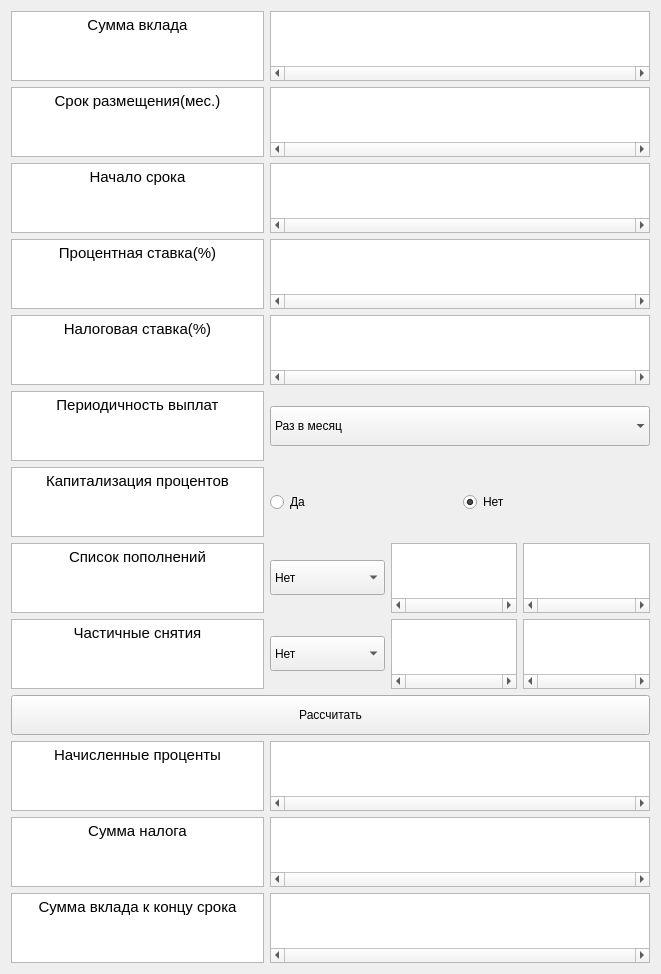
  <widget class="QWidget" name="gridLayoutWidget">
   <property name="geometry">
    <rect>
     <x>20</x>
     <y>20</y>
     <width>661</width>
     <height>641</height>
    </rect>
   </property>
   <layout class="QGridLayout" name="gridLayout" rowstretch="0,0,0,0,0,0,0,0,0,0,0,0,0" columnstretch="2,3">
    <item row="5" column="1">
     <widget class="QComboBox" name="PeriodichnostValue">
      <property name="enabled">
       <bool>true</bool>
      </property>
      <property name="minimumSize">
       <size>
        <width>100</width>
        <height>40</height>
       </size>
      </property>
      <property name="maximumSize">
       <size>
        <width>16777215</width>
        <height>40</height>
       </size>
      </property>
      <property name="mouseTracking">
       <bool>false</bool>
      </property>
      <property name="focusPolicy">
       <enum>Qt::NoFocus</enum>
      </property>
      <property name="contextMenuPolicy">
       <enum>Qt::NoContextMenu</enum>
      </property>
      <property name="editable">
       <bool>false</bool>
      </property>
      <property name="currentText">
       <string>Раз в месяц</string>
      </property>
      <property name="currentIndex">
       <number>0</number>
      </property>
      <property name="insertPolicy">
       <enum>QComboBox::InsertAtBottom</enum>
      </property>
      <property name="sizeAdjustPolicy">
       <enum>QComboBox::AdjustToContents</enum>
      </property>
      <property name="minimumContentsLength">
       <number>0</number>
      </property>
      <property name="placeholderText">
       <string/>
      </property>
      <property name="frame">
       <bool>false</bool>
      </property>
      <property name="modelColumn">
       <number>0</number>
      </property>
      <item>
       <property name="text">
        <string>Раз в месяц</string>
       </property>
      </item>
      <item>
       <property name="text">
        <string>Раз в 2 месяца</string>
       </property>
      </item>
      <item>
       <property name="text">
        <string>Раз в квартал</string>
       </property>
      </item>
      <item>
       <property name="text">
        <string>Раз в полгода</string>
       </property>
      </item>
      <item>
       <property name="text">
        <string>Раз в год</string>
       </property>
      </item>
     </widget>
    </item>
    <item row="6" column="1">
     <layout class="QHBoxLayout" name="horizontalLayout">
      <item>
       <widget class="QRadioButton" name="KapitalizaciaYes">
        <property name="text">
         <string>Да</string>
        </property>
       </widget>
      </item>
      <item>
       <widget class="QRadioButton" name="KapitalizaciaNo">
        <property name="text">
         <string>Нет</string>
        </property>
        <property name="checked">
         <bool>true</bool>
        </property>
       </widget>
      </item>
     </layout>
    </item>
    <item row="7" column="1">
     <layout class="QHBoxLayout" name="horizontalLayout_2">
      <item>
       <widget class="QComboBox" name="PopolneniyaPeriod">
        <property name="minimumSize">
         <size>
          <width>0</width>
          <height>35</height>
         </size>
        </property>
        <property name="maximumSize">
         <size>
          <width>16777215</width>
          <height>35</height>
         </size>
        </property>
        <item>
         <property name="text">
          <string>Нет</string>
         </property>
        </item>
        <item>
         <property name="text">
          <string>Раз в месяц</string>
         </property>
        </item>
        <item>
         <property name="text">
          <string>Раз в 2 месяца</string>
         </property>
        </item>
        <item>
         <property name="text">
          <string>Раз в квартал</string>
         </property>
        </item>
        <item>
         <property name="text">
          <string>Раз в полгода</string>
         </property>
        </item>
        <item>
         <property name="text">
          <string>Раз в год</string>
         </property>
        </item>
       </widget>
      </item>
      <item>
       <widget class="QTextEdit" name="PopolneniyaStart">
        <property name="verticalScrollBarPolicy">
         <enum>Qt::ScrollBarAlwaysOff</enum>
        </property>
        <property name="horizontalScrollBarPolicy">
         <enum>Qt::ScrollBarAlwaysOn</enum>
        </property>
        <property name="lineWrapMode">
         <enum>QTextEdit::NoWrap</enum>
        </property>
        <property name="html">
         <string>&lt;!DOCTYPE HTML PUBLIC &quot;-//W3C//DTD HTML 4.0//EN&quot; &quot;http://www.w3.org/TR/REC-html40/strict.dtd&quot;&gt;
&lt;html&gt;&lt;head&gt;&lt;meta name=&quot;qrichtext&quot; content=&quot;1&quot; /&gt;&lt;style type=&quot;text/css&quot;&gt;
p, li { white-space: pre-wrap; }
&lt;/style&gt;&lt;/head&gt;&lt;body style=&quot; font-family:'Ubuntu'; font-size:11pt; font-weight:400; font-style:normal;&quot;&gt;
&lt;p align=&quot;center&quot; style=&quot;-qt-paragraph-type:empty; margin-top:0px; margin-bottom:0px; margin-left:0px; margin-right:0px; -qt-block-indent:0; text-indent:0px;&quot;&gt;&lt;br /&gt;&lt;/p&gt;&lt;/body&gt;&lt;/html&gt;</string>
        </property>
       </widget>
      </item>
      <item>
       <widget class="QTextEdit" name="PopolneniyaValue">
        <property name="verticalScrollBarPolicy">
         <enum>Qt::ScrollBarAlwaysOff</enum>
        </property>
        <property name="horizontalScrollBarPolicy">
         <enum>Qt::ScrollBarAlwaysOn</enum>
        </property>
        <property name="lineWrapMode">
         <enum>QTextEdit::NoWrap</enum>
        </property>
        <property name="html">
         <string>&lt;!DOCTYPE HTML PUBLIC &quot;-//W3C//DTD HTML 4.0//EN&quot; &quot;http://www.w3.org/TR/REC-html40/strict.dtd&quot;&gt;
&lt;html&gt;&lt;head&gt;&lt;meta name=&quot;qrichtext&quot; content=&quot;1&quot; /&gt;&lt;style type=&quot;text/css&quot;&gt;
p, li { white-space: pre-wrap; }
&lt;/style&gt;&lt;/head&gt;&lt;body style=&quot; font-family:'Ubuntu'; font-size:11pt; font-weight:400; font-style:normal;&quot;&gt;
&lt;p align=&quot;center&quot; style=&quot;-qt-paragraph-type:empty; margin-top:0px; margin-bottom:0px; margin-left:0px; margin-right:0px; -qt-block-indent:0; text-indent:0px;&quot;&gt;&lt;br /&gt;&lt;/p&gt;&lt;/body&gt;&lt;/html&gt;</string>
        </property>
       </widget>
      </item>
     </layout>
    </item>
    <item row="9" column="0" colspan="2">
     <widget class="QPushButton" name="calculation">
      <property name="minimumSize">
       <size>
        <width>0</width>
        <height>40</height>
       </size>
      </property>
      <property name="maximumSize">
       <size>
        <width>16777215</width>
        <height>40</height>
       </size>
      </property>
      <property name="text">
       <string>Рассчитать</string>
      </property>
     </widget>
    </item>
    <item row="8" column="1">
     <layout class="QHBoxLayout" name="horizontalLayout_3">
      <item>
       <widget class="QComboBox" name="SnyatiyaPeriod">
        <property name="minimumSize">
         <size>
          <width>0</width>
          <height>35</height>
         </size>
        </property>
        <property name="maximumSize">
         <size>
          <width>16777215</width>
          <height>35</height>
         </size>
        </property>
        <item>
         <property name="text">
          <string>Нет</string>
         </property>
        </item>
        <item>
         <property name="text">
          <string>Раз в месяц</string>
         </property>
        </item>
        <item>
         <property name="text">
          <string>Раз в 2 месяца</string>
         </property>
        </item>
        <item>
         <property name="text">
          <string>Раз в квартал</string>
         </property>
        </item>
        <item>
         <property name="text">
          <string>Раз в полгода</string>
         </property>
        </item>
        <item>
         <property name="text">
          <string>Раз в год</string>
         </property>
        </item>
       </widget>
      </item>
      <item>
       <widget class="QTextEdit" name="SnyatiyaStart">
        <property name="verticalScrollBarPolicy">
         <enum>Qt::ScrollBarAlwaysOff</enum>
        </property>
        <property name="horizontalScrollBarPolicy">
         <enum>Qt::ScrollBarAlwaysOn</enum>
        </property>
        <property name="lineWrapMode">
         <enum>QTextEdit::NoWrap</enum>
        </property>
        <property name="html">
         <string>&lt;!DOCTYPE HTML PUBLIC &quot;-//W3C//DTD HTML 4.0//EN&quot; &quot;http://www.w3.org/TR/REC-html40/strict.dtd&quot;&gt;
&lt;html&gt;&lt;head&gt;&lt;meta name=&quot;qrichtext&quot; content=&quot;1&quot; /&gt;&lt;style type=&quot;text/css&quot;&gt;
p, li { white-space: pre-wrap; }
&lt;/style&gt;&lt;/head&gt;&lt;body style=&quot; font-family:'Ubuntu'; font-size:11pt; font-weight:400; font-style:normal;&quot;&gt;
&lt;p align=&quot;center&quot; style=&quot;-qt-paragraph-type:empty; margin-top:0px; margin-bottom:0px; margin-left:0px; margin-right:0px; -qt-block-indent:0; text-indent:0px;&quot;&gt;&lt;br /&gt;&lt;/p&gt;&lt;/body&gt;&lt;/html&gt;</string>
        </property>
       </widget>
      </item>
      <item>
       <widget class="QTextEdit" name="SnyatiyaValue">
        <property name="verticalScrollBarPolicy">
         <enum>Qt::ScrollBarAlwaysOff</enum>
        </property>
        <property name="horizontalScrollBarPolicy">
         <enum>Qt::ScrollBarAlwaysOn</enum>
        </property>
        <property name="lineWrapMode">
         <enum>QTextEdit::NoWrap</enum>
        </property>
        <property name="html">
         <string>&lt;!DOCTYPE HTML PUBLIC &quot;-//W3C//DTD HTML 4.0//EN&quot; &quot;http://www.w3.org/TR/REC-html40/strict.dtd&quot;&gt;
&lt;html&gt;&lt;head&gt;&lt;meta name=&quot;qrichtext&quot; content=&quot;1&quot; /&gt;&lt;style type=&quot;text/css&quot;&gt;
p, li { white-space: pre-wrap; }
&lt;/style&gt;&lt;/head&gt;&lt;body style=&quot; font-family:'Ubuntu'; font-size:11pt; font-weight:400; font-style:normal;&quot;&gt;
&lt;p align=&quot;center&quot; style=&quot;-qt-paragraph-type:empty; margin-top:0px; margin-bottom:0px; margin-left:0px; margin-right:0px; -qt-block-indent:0; text-indent:0px;&quot;&gt;&lt;br /&gt;&lt;/p&gt;&lt;/body&gt;&lt;/html&gt;</string>
        </property>
       </widget>
      </item>
     </layout>
    </item>
    <item row="6" column="0">
     <widget class="QTextEdit" name="Kapitalizacia">
      <property name="focusPolicy">
       <enum>Qt::NoFocus</enum>
      </property>
      <property name="toolTip">
       <string>&lt;html&gt;&lt;head/&gt;&lt;body&gt;&lt;p&gt;Свойство вклада, при котором начисленные проценты не отдаются на руки держателю, а прибавляются к вкладу&lt;/p&gt;&lt;/body&gt;&lt;/html&gt;</string>
      </property>
      <property name="html">
       <string>&lt;!DOCTYPE HTML PUBLIC &quot;-//W3C//DTD HTML 4.0//EN&quot; &quot;http://www.w3.org/TR/REC-html40/strict.dtd&quot;&gt;
&lt;html&gt;&lt;head&gt;&lt;meta name=&quot;qrichtext&quot; content=&quot;1&quot; /&gt;&lt;style type=&quot;text/css&quot;&gt;
p, li { white-space: pre-wrap; }
&lt;/style&gt;&lt;/head&gt;&lt;body style=&quot; font-family:'Ubuntu'; font-size:11pt; font-weight:400; font-style:normal;&quot;&gt;
&lt;p align=&quot;center&quot; style=&quot; margin-top:0px; margin-bottom:0px; margin-left:0px; margin-right:0px; -qt-block-indent:0; text-indent:0px;&quot;&gt;Капитализация процентов&lt;/p&gt;&lt;/body&gt;&lt;/html&gt;</string>
      </property>
     </widget>
    </item>
    <item row="5" column="0">
     <widget class="QTextEdit" name="Periodichnost">
      <property name="focusPolicy">
       <enum>Qt::NoFocus</enum>
      </property>
      <property name="html">
       <string>&lt;!DOCTYPE HTML PUBLIC &quot;-//W3C//DTD HTML 4.0//EN&quot; &quot;http://www.w3.org/TR/REC-html40/strict.dtd&quot;&gt;
&lt;html&gt;&lt;head&gt;&lt;meta name=&quot;qrichtext&quot; content=&quot;1&quot; /&gt;&lt;style type=&quot;text/css&quot;&gt;
p, li { white-space: pre-wrap; }
&lt;/style&gt;&lt;/head&gt;&lt;body style=&quot; font-family:'Ubuntu'; font-size:11pt; font-weight:400; font-style:normal;&quot;&gt;
&lt;p align=&quot;center&quot; style=&quot; margin-top:0px; margin-bottom:0px; margin-left:0px; margin-right:0px; -qt-block-indent:0; text-indent:0px;&quot;&gt;Периодичность выплат&lt;/p&gt;&lt;/body&gt;&lt;/html&gt;</string>
      </property>
     </widget>
    </item>
    <item row="7" column="0">
     <widget class="QTextEdit" name="Popolneniya">
      <property name="focusPolicy">
       <enum>Qt::NoFocus</enum>
      </property>
      <property name="toolTip">
       <string>&lt;html&gt;&lt;head/&gt;&lt;body&gt;&lt;p&gt;Первый столбик - период пополнения, второй - дата начала пополнения формат ввода ДД.ММ.ГГ, третий - сумма пополнения&lt;/p&gt;&lt;/body&gt;&lt;/html&gt;</string>
      </property>
      <property name="html">
       <string>&lt;!DOCTYPE HTML PUBLIC &quot;-//W3C//DTD HTML 4.0//EN&quot; &quot;http://www.w3.org/TR/REC-html40/strict.dtd&quot;&gt;
&lt;html&gt;&lt;head&gt;&lt;meta name=&quot;qrichtext&quot; content=&quot;1&quot; /&gt;&lt;style type=&quot;text/css&quot;&gt;
p, li { white-space: pre-wrap; }
&lt;/style&gt;&lt;/head&gt;&lt;body style=&quot; font-family:'Ubuntu'; font-size:11pt; font-weight:400; font-style:normal;&quot;&gt;
&lt;p align=&quot;center&quot; style=&quot; margin-top:0px; margin-bottom:0px; margin-left:0px; margin-right:0px; -qt-block-indent:0; text-indent:0px;&quot;&gt;Список пополнений&lt;/p&gt;&lt;/body&gt;&lt;/html&gt;</string>
      </property>
     </widget>
    </item>
    <item row="4" column="0">
     <widget class="QTextEdit" name="NalogStavka">
      <property name="focusPolicy">
       <enum>Qt::NoFocus</enum>
      </property>
      <property name="toolTip">
       <string>&lt;html&gt;&lt;head/&gt;&lt;body&gt;&lt;p&gt;Налог платится один раз в год за все вклады 1 декабря. Доход необлагаемый налогом рассчитывается (1000000*Процентная ставка). Налог рассчитывается только с доходов. В России налоговая ставка 13%&lt;/p&gt;&lt;/body&gt;&lt;/html&gt;</string>
      </property>
      <property name="html">
       <string>&lt;!DOCTYPE HTML PUBLIC &quot;-//W3C//DTD HTML 4.0//EN&quot; &quot;http://www.w3.org/TR/REC-html40/strict.dtd&quot;&gt;
&lt;html&gt;&lt;head&gt;&lt;meta name=&quot;qrichtext&quot; content=&quot;1&quot; /&gt;&lt;style type=&quot;text/css&quot;&gt;
p, li { white-space: pre-wrap; }
&lt;/style&gt;&lt;/head&gt;&lt;body style=&quot; font-family:'Ubuntu'; font-size:11pt; font-weight:400; font-style:normal;&quot;&gt;
&lt;p align=&quot;center&quot; style=&quot; margin-top:0px; margin-bottom:0px; margin-left:0px; margin-right:0px; -qt-block-indent:0; text-indent:0px;&quot;&gt;Налоговая ставка(%)&lt;/p&gt;&lt;/body&gt;&lt;/html&gt;</string>
      </property>
     </widget>
    </item>
    <item row="3" column="0">
     <widget class="QTextEdit" name="StavkaPercent">
      <property name="focusPolicy">
       <enum>Qt::NoFocus</enum>
      </property>
      <property name="toolTip">
       <string>&lt;html&gt;&lt;head/&gt;&lt;body&gt;&lt;p&gt;Фиксированная процентная ставка. Годовые проценты&lt;/p&gt;&lt;/body&gt;&lt;/html&gt;</string>
      </property>
      <property name="html">
       <string>&lt;!DOCTYPE HTML PUBLIC &quot;-//W3C//DTD HTML 4.0//EN&quot; &quot;http://www.w3.org/TR/REC-html40/strict.dtd&quot;&gt;
&lt;html&gt;&lt;head&gt;&lt;meta name=&quot;qrichtext&quot; content=&quot;1&quot; /&gt;&lt;style type=&quot;text/css&quot;&gt;
p, li { white-space: pre-wrap; }
&lt;/style&gt;&lt;/head&gt;&lt;body style=&quot; font-family:'Ubuntu'; font-size:11pt; font-weight:400; font-style:normal;&quot;&gt;
&lt;p align=&quot;center&quot; style=&quot; margin-top:0px; margin-bottom:0px; margin-left:0px; margin-right:0px; -qt-block-indent:0; text-indent:0px;&quot;&gt;Процентная ставка(%)&lt;/p&gt;&lt;/body&gt;&lt;/html&gt;</string>
      </property>
     </widget>
    </item>
    <item row="2" column="0">
     <widget class="QTextEdit" name="TermStart">
      <property name="focusPolicy">
       <enum>Qt::NoFocus</enum>
      </property>
      <property name="toolTip">
       <string>&lt;html&gt;&lt;head/&gt;&lt;body&gt;&lt;p&gt;Формат ввода ДД.ММ.ГГ&lt;/p&gt;&lt;/body&gt;&lt;/html&gt;</string>
      </property>
      <property name="html">
       <string>&lt;!DOCTYPE HTML PUBLIC &quot;-//W3C//DTD HTML 4.0//EN&quot; &quot;http://www.w3.org/TR/REC-html40/strict.dtd&quot;&gt;
&lt;html&gt;&lt;head&gt;&lt;meta name=&quot;qrichtext&quot; content=&quot;1&quot; /&gt;&lt;style type=&quot;text/css&quot;&gt;
p, li { white-space: pre-wrap; }
&lt;/style&gt;&lt;/head&gt;&lt;body style=&quot; font-family:'Ubuntu'; font-size:11pt; font-weight:400; font-style:normal;&quot;&gt;
&lt;p align=&quot;center&quot; style=&quot; margin-top:0px; margin-bottom:0px; margin-left:0px; margin-right:0px; -qt-block-indent:0; text-indent:0px;&quot;&gt;Начало срока&lt;/p&gt;&lt;/body&gt;&lt;/html&gt;</string>
      </property>
     </widget>
    </item>
    <item row="1" column="0">
     <widget class="QTextEdit" name="Term">
      <property name="focusPolicy">
       <enum>Qt::NoFocus</enum>
      </property>
      <property name="html">
       <string>&lt;!DOCTYPE HTML PUBLIC &quot;-//W3C//DTD HTML 4.0//EN&quot; &quot;http://www.w3.org/TR/REC-html40/strict.dtd&quot;&gt;
&lt;html&gt;&lt;head&gt;&lt;meta name=&quot;qrichtext&quot; content=&quot;1&quot; /&gt;&lt;style type=&quot;text/css&quot;&gt;
p, li { white-space: pre-wrap; }
&lt;/style&gt;&lt;/head&gt;&lt;body style=&quot; font-family:'Ubuntu'; font-size:11pt; font-weight:400; font-style:normal;&quot;&gt;
&lt;p align=&quot;center&quot; style=&quot; margin-top:0px; margin-bottom:0px; margin-left:0px; margin-right:0px; -qt-block-indent:0; text-indent:0px;&quot;&gt;Срок размещения(мес.)&lt;/p&gt;&lt;/body&gt;&lt;/html&gt;</string>
      </property>
     </widget>
    </item>
    <item row="0" column="0">
     <widget class="QTextEdit" name="SummVklad">
      <property name="focusPolicy">
       <enum>Qt::NoFocus</enum>
      </property>
      <property name="html">
       <string>&lt;!DOCTYPE HTML PUBLIC &quot;-//W3C//DTD HTML 4.0//EN&quot; &quot;http://www.w3.org/TR/REC-html40/strict.dtd&quot;&gt;
&lt;html&gt;&lt;head&gt;&lt;meta name=&quot;qrichtext&quot; content=&quot;1&quot; /&gt;&lt;style type=&quot;text/css&quot;&gt;
p, li { white-space: pre-wrap; }
&lt;/style&gt;&lt;/head&gt;&lt;body style=&quot; font-family:'Ubuntu'; font-size:11pt; font-weight:400; font-style:normal;&quot;&gt;
&lt;p align=&quot;center&quot; style=&quot; margin-top:0px; margin-bottom:0px; margin-left:0px; margin-right:0px; -qt-block-indent:0; text-indent:0px;&quot;&gt;Сумма вклада&lt;/p&gt;&lt;/body&gt;&lt;/html&gt;</string>
      </property>
     </widget>
    </item>
    <item row="8" column="0">
     <widget class="QTextEdit" name="Snyatiya">
      <property name="focusPolicy">
       <enum>Qt::NoFocus</enum>
      </property>
      <property name="toolTip">
       <string>&lt;html&gt;&lt;head/&gt;&lt;body&gt;&lt;p&gt;Первый столбик - период снятия, второй - дата начала снятия формат ввода ДД.ММ.ГГ, третий - сумма снятия&lt;/p&gt;&lt;/body&gt;&lt;/html&gt;</string>
      </property>
      <property name="html">
       <string>&lt;!DOCTYPE HTML PUBLIC &quot;-//W3C//DTD HTML 4.0//EN&quot; &quot;http://www.w3.org/TR/REC-html40/strict.dtd&quot;&gt;
&lt;html&gt;&lt;head&gt;&lt;meta name=&quot;qrichtext&quot; content=&quot;1&quot; /&gt;&lt;style type=&quot;text/css&quot;&gt;
p, li { white-space: pre-wrap; }
&lt;/style&gt;&lt;/head&gt;&lt;body style=&quot; font-family:'Ubuntu'; font-size:11pt; font-weight:400; font-style:normal;&quot;&gt;
&lt;p align=&quot;center&quot; style=&quot; margin-top:0px; margin-bottom:0px; margin-left:0px; margin-right:0px; -qt-block-indent:0; text-indent:0px;&quot;&gt;Частичные снятия&lt;/p&gt;&lt;/body&gt;&lt;/html&gt;</string>
      </property>
     </widget>
    </item>
    <item row="10" column="0">
     <widget class="QTextEdit" name="ResultPercent">
      <property name="focusPolicy">
       <enum>Qt::NoFocus</enum>
      </property>
      <property name="html">
       <string>&lt;!DOCTYPE HTML PUBLIC &quot;-//W3C//DTD HTML 4.0//EN&quot; &quot;http://www.w3.org/TR/REC-html40/strict.dtd&quot;&gt;
&lt;html&gt;&lt;head&gt;&lt;meta name=&quot;qrichtext&quot; content=&quot;1&quot; /&gt;&lt;style type=&quot;text/css&quot;&gt;
p, li { white-space: pre-wrap; }
&lt;/style&gt;&lt;/head&gt;&lt;body style=&quot; font-family:'Ubuntu'; font-size:11pt; font-weight:400; font-style:normal;&quot;&gt;
&lt;p align=&quot;center&quot; style=&quot; margin-top:0px; margin-bottom:0px; margin-left:0px; margin-right:0px; -qt-block-indent:0; text-indent:0px;&quot;&gt;Начисленные проценты&lt;/p&gt;&lt;/body&gt;&lt;/html&gt;</string>
      </property>
     </widget>
    </item>
    <item row="11" column="0">
     <widget class="QTextEdit" name="ResultTax">
      <property name="focusPolicy">
       <enum>Qt::NoFocus</enum>
      </property>
      <property name="html">
       <string>&lt;!DOCTYPE HTML PUBLIC &quot;-//W3C//DTD HTML 4.0//EN&quot; &quot;http://www.w3.org/TR/REC-html40/strict.dtd&quot;&gt;
&lt;html&gt;&lt;head&gt;&lt;meta name=&quot;qrichtext&quot; content=&quot;1&quot; /&gt;&lt;style type=&quot;text/css&quot;&gt;
p, li { white-space: pre-wrap; }
&lt;/style&gt;&lt;/head&gt;&lt;body style=&quot; font-family:'Ubuntu'; font-size:11pt; font-weight:400; font-style:normal;&quot;&gt;
&lt;p align=&quot;center&quot; style=&quot; margin-top:0px; margin-bottom:0px; margin-left:0px; margin-right:0px; -qt-block-indent:0; text-indent:0px;&quot;&gt;Сумма налога&lt;/p&gt;&lt;/body&gt;&lt;/html&gt;</string>
      </property>
     </widget>
    </item>
    <item row="12" column="0">
     <widget class="QTextEdit" name="ResultVklad">
      <property name="focusPolicy">
       <enum>Qt::NoFocus</enum>
      </property>
      <property name="html">
       <string>&lt;!DOCTYPE HTML PUBLIC &quot;-//W3C//DTD HTML 4.0//EN&quot; &quot;http://www.w3.org/TR/REC-html40/strict.dtd&quot;&gt;
&lt;html&gt;&lt;head&gt;&lt;meta name=&quot;qrichtext&quot; content=&quot;1&quot; /&gt;&lt;style type=&quot;text/css&quot;&gt;
p, li { white-space: pre-wrap; }
&lt;/style&gt;&lt;/head&gt;&lt;body style=&quot; font-family:'Ubuntu'; font-size:11pt; font-weight:400; font-style:normal;&quot;&gt;
&lt;p align=&quot;center&quot; style=&quot; margin-top:0px; margin-bottom:0px; margin-left:0px; margin-right:0px; -qt-block-indent:0; text-indent:0px;&quot;&gt;Сумма вклада к концу срока&lt;/p&gt;&lt;/body&gt;&lt;/html&gt;</string>
      </property>
     </widget>
    </item>
    <item row="12" column="1">
     <widget class="QTextEdit" name="ResultVkladValue">
      <property name="verticalScrollBarPolicy">
       <enum>Qt::ScrollBarAlwaysOff</enum>
      </property>
      <property name="horizontalScrollBarPolicy">
       <enum>Qt::ScrollBarAlwaysOn</enum>
      </property>
      <property name="lineWrapMode">
       <enum>QTextEdit::NoWrap</enum>
      </property>
      <property name="readOnly">
       <bool>true</bool>
      </property>
      <property name="html">
       <string>&lt;!DOCTYPE HTML PUBLIC &quot;-//W3C//DTD HTML 4.0//EN&quot; &quot;http://www.w3.org/TR/REC-html40/strict.dtd&quot;&gt;
&lt;html&gt;&lt;head&gt;&lt;meta name=&quot;qrichtext&quot; content=&quot;1&quot; /&gt;&lt;style type=&quot;text/css&quot;&gt;
p, li { white-space: pre-wrap; }
&lt;/style&gt;&lt;/head&gt;&lt;body style=&quot; font-family:'Ubuntu'; font-size:11pt; font-weight:400; font-style:normal;&quot;&gt;
&lt;p align=&quot;center&quot; style=&quot;-qt-paragraph-type:empty; margin-top:0px; margin-bottom:0px; margin-left:0px; margin-right:0px; -qt-block-indent:0; text-indent:0px;&quot;&gt;&lt;br /&gt;&lt;/p&gt;&lt;/body&gt;&lt;/html&gt;</string>
      </property>
      <property name="overwriteMode">
       <bool>true</bool>
      </property>
     </widget>
    </item>
    <item row="0" column="1">
     <widget class="QTextEdit" name="SummVkladValue">
      <property name="verticalScrollBarPolicy">
       <enum>Qt::ScrollBarAlwaysOff</enum>
      </property>
      <property name="horizontalScrollBarPolicy">
       <enum>Qt::ScrollBarAlwaysOn</enum>
      </property>
      <property name="lineWrapMode">
       <enum>QTextEdit::NoWrap</enum>
      </property>
      <property name="html">
       <string>&lt;!DOCTYPE HTML PUBLIC &quot;-//W3C//DTD HTML 4.0//EN&quot; &quot;http://www.w3.org/TR/REC-html40/strict.dtd&quot;&gt;
&lt;html&gt;&lt;head&gt;&lt;meta name=&quot;qrichtext&quot; content=&quot;1&quot; /&gt;&lt;style type=&quot;text/css&quot;&gt;
p, li { white-space: pre-wrap; }
&lt;/style&gt;&lt;/head&gt;&lt;body style=&quot; font-family:'Ubuntu'; font-size:11pt; font-weight:400; font-style:normal;&quot;&gt;
&lt;p align=&quot;center&quot; style=&quot;-qt-paragraph-type:empty; margin-top:0px; margin-bottom:0px; margin-left:0px; margin-right:0px; -qt-block-indent:0; text-indent:0px;&quot;&gt;&lt;br /&gt;&lt;/p&gt;&lt;/body&gt;&lt;/html&gt;</string>
      </property>
     </widget>
    </item>
    <item row="1" column="1">
     <widget class="QTextEdit" name="TermValue">
      <property name="verticalScrollBarPolicy">
       <enum>Qt::ScrollBarAlwaysOff</enum>
      </property>
      <property name="horizontalScrollBarPolicy">
       <enum>Qt::ScrollBarAlwaysOn</enum>
      </property>
      <property name="lineWrapMode">
       <enum>QTextEdit::NoWrap</enum>
      </property>
      <property name="html">
       <string>&lt;!DOCTYPE HTML PUBLIC &quot;-//W3C//DTD HTML 4.0//EN&quot; &quot;http://www.w3.org/TR/REC-html40/strict.dtd&quot;&gt;
&lt;html&gt;&lt;head&gt;&lt;meta name=&quot;qrichtext&quot; content=&quot;1&quot; /&gt;&lt;style type=&quot;text/css&quot;&gt;
p, li { white-space: pre-wrap; }
&lt;/style&gt;&lt;/head&gt;&lt;body style=&quot; font-family:'Ubuntu'; font-size:11pt; font-weight:400; font-style:normal;&quot;&gt;
&lt;p align=&quot;center&quot; style=&quot;-qt-paragraph-type:empty; margin-top:0px; margin-bottom:0px; margin-left:0px; margin-right:0px; -qt-block-indent:0; text-indent:0px;&quot;&gt;&lt;br /&gt;&lt;/p&gt;&lt;/body&gt;&lt;/html&gt;</string>
      </property>
     </widget>
    </item>
    <item row="2" column="1">
     <widget class="QTextEdit" name="TermStartValue">
      <property name="verticalScrollBarPolicy">
       <enum>Qt::ScrollBarAlwaysOff</enum>
      </property>
      <property name="horizontalScrollBarPolicy">
       <enum>Qt::ScrollBarAlwaysOn</enum>
      </property>
      <property name="lineWrapMode">
       <enum>QTextEdit::NoWrap</enum>
      </property>
      <property name="html">
       <string>&lt;!DOCTYPE HTML PUBLIC &quot;-//W3C//DTD HTML 4.0//EN&quot; &quot;http://www.w3.org/TR/REC-html40/strict.dtd&quot;&gt;
&lt;html&gt;&lt;head&gt;&lt;meta name=&quot;qrichtext&quot; content=&quot;1&quot; /&gt;&lt;style type=&quot;text/css&quot;&gt;
p, li { white-space: pre-wrap; }
&lt;/style&gt;&lt;/head&gt;&lt;body style=&quot; font-family:'Ubuntu'; font-size:11pt; font-weight:400; font-style:normal;&quot;&gt;
&lt;p align=&quot;center&quot; style=&quot;-qt-paragraph-type:empty; margin-top:0px; margin-bottom:0px; margin-left:0px; margin-right:0px; -qt-block-indent:0; text-indent:0px;&quot;&gt;&lt;br /&gt;&lt;/p&gt;&lt;/body&gt;&lt;/html&gt;</string>
      </property>
     </widget>
    </item>
    <item row="3" column="1">
     <widget class="QTextEdit" name="StavkaPercentValue">
      <property name="verticalScrollBarPolicy">
       <enum>Qt::ScrollBarAlwaysOff</enum>
      </property>
      <property name="horizontalScrollBarPolicy">
       <enum>Qt::ScrollBarAlwaysOn</enum>
      </property>
      <property name="lineWrapMode">
       <enum>QTextEdit::NoWrap</enum>
      </property>
      <property name="html">
       <string>&lt;!DOCTYPE HTML PUBLIC &quot;-//W3C//DTD HTML 4.0//EN&quot; &quot;http://www.w3.org/TR/REC-html40/strict.dtd&quot;&gt;
&lt;html&gt;&lt;head&gt;&lt;meta name=&quot;qrichtext&quot; content=&quot;1&quot; /&gt;&lt;style type=&quot;text/css&quot;&gt;
p, li { white-space: pre-wrap; }
&lt;/style&gt;&lt;/head&gt;&lt;body style=&quot; font-family:'Ubuntu'; font-size:11pt; font-weight:400; font-style:normal;&quot;&gt;
&lt;p align=&quot;center&quot; style=&quot;-qt-paragraph-type:empty; margin-top:0px; margin-bottom:0px; margin-left:0px; margin-right:0px; -qt-block-indent:0; text-indent:0px;&quot;&gt;&lt;br /&gt;&lt;/p&gt;&lt;/body&gt;&lt;/html&gt;</string>
      </property>
     </widget>
    </item>
    <item row="4" column="1">
     <widget class="QTextEdit" name="NalogStavkaValue">
      <property name="toolTip">
       <string>&lt;html&gt;&lt;head/&gt;&lt;body&gt;&lt;p&gt;&lt;br/&gt;&lt;/p&gt;&lt;/body&gt;&lt;/html&gt;</string>
      </property>
      <property name="verticalScrollBarPolicy">
       <enum>Qt::ScrollBarAlwaysOff</enum>
      </property>
      <property name="horizontalScrollBarPolicy">
       <enum>Qt::ScrollBarAlwaysOn</enum>
      </property>
      <property name="lineWrapMode">
       <enum>QTextEdit::NoWrap</enum>
      </property>
      <property name="html">
       <string>&lt;!DOCTYPE HTML PUBLIC &quot;-//W3C//DTD HTML 4.0//EN&quot; &quot;http://www.w3.org/TR/REC-html40/strict.dtd&quot;&gt;
&lt;html&gt;&lt;head&gt;&lt;meta name=&quot;qrichtext&quot; content=&quot;1&quot; /&gt;&lt;style type=&quot;text/css&quot;&gt;
p, li { white-space: pre-wrap; }
&lt;/style&gt;&lt;/head&gt;&lt;body style=&quot; font-family:'Ubuntu'; font-size:11pt; font-weight:400; font-style:normal;&quot;&gt;
&lt;p align=&quot;center&quot; style=&quot;-qt-paragraph-type:empty; margin-top:0px; margin-bottom:0px; margin-left:0px; margin-right:0px; -qt-block-indent:0; text-indent:0px;&quot;&gt;&lt;br /&gt;&lt;/p&gt;&lt;/body&gt;&lt;/html&gt;</string>
      </property>
     </widget>
    </item>
    <item row="11" column="1">
     <widget class="QTextEdit" name="ResultTaxValue">
      <property name="verticalScrollBarPolicy">
       <enum>Qt::ScrollBarAlwaysOff</enum>
      </property>
      <property name="horizontalScrollBarPolicy">
       <enum>Qt::ScrollBarAlwaysOn</enum>
      </property>
      <property name="lineWrapMode">
       <enum>QTextEdit::NoWrap</enum>
      </property>
      <property name="readOnly">
       <bool>true</bool>
      </property>
      <property name="html">
       <string>&lt;!DOCTYPE HTML PUBLIC &quot;-//W3C//DTD HTML 4.0//EN&quot; &quot;http://www.w3.org/TR/REC-html40/strict.dtd&quot;&gt;
&lt;html&gt;&lt;head&gt;&lt;meta name=&quot;qrichtext&quot; content=&quot;1&quot; /&gt;&lt;style type=&quot;text/css&quot;&gt;
p, li { white-space: pre-wrap; }
&lt;/style&gt;&lt;/head&gt;&lt;body style=&quot; font-family:'Ubuntu'; font-size:11pt; font-weight:400; font-style:normal;&quot;&gt;
&lt;p align=&quot;center&quot; style=&quot;-qt-paragraph-type:empty; margin-top:0px; margin-bottom:0px; margin-left:0px; margin-right:0px; -qt-block-indent:0; text-indent:0px;&quot;&gt;&lt;br /&gt;&lt;/p&gt;&lt;/body&gt;&lt;/html&gt;</string>
      </property>
      <property name="overwriteMode">
       <bool>true</bool>
      </property>
     </widget>
    </item>
    <item row="10" column="1">
     <widget class="QTextEdit" name="ResultPercentValue">
      <property name="verticalScrollBarPolicy">
       <enum>Qt::ScrollBarAlwaysOff</enum>
      </property>
      <property name="horizontalScrollBarPolicy">
       <enum>Qt::ScrollBarAlwaysOn</enum>
      </property>
      <property name="lineWrapMode">
       <enum>QTextEdit::NoWrap</enum>
      </property>
      <property name="readOnly">
       <bool>true</bool>
      </property>
      <property name="html">
       <string>&lt;!DOCTYPE HTML PUBLIC &quot;-//W3C//DTD HTML 4.0//EN&quot; &quot;http://www.w3.org/TR/REC-html40/strict.dtd&quot;&gt;
&lt;html&gt;&lt;head&gt;&lt;meta name=&quot;qrichtext&quot; content=&quot;1&quot; /&gt;&lt;style type=&quot;text/css&quot;&gt;
p, li { white-space: pre-wrap; }
&lt;/style&gt;&lt;/head&gt;&lt;body style=&quot; font-family:'Ubuntu'; font-size:11pt; font-weight:400; font-style:normal;&quot;&gt;
&lt;p align=&quot;center&quot; style=&quot;-qt-paragraph-type:empty; margin-top:0px; margin-bottom:0px; margin-left:0px; margin-right:0px; -qt-block-indent:0; text-indent:0px;&quot;&gt;&lt;br /&gt;&lt;/p&gt;&lt;/body&gt;&lt;/html&gt;</string>
      </property>
      <property name="overwriteMode">
       <bool>true</bool>
      </property>
     </widget>
    </item>
   </layout>
  </widget>
